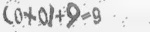
#> input picture preprocess/0.jpg, 150 x 32 px, found by its file name
$ jupyter execute --allow-errors project.ipynb   (shell and % lines are left out)   (older library calls are emulated)
#> lines starting #> are read from the running program, lines starting #| are printed output that depends on the picture
### utils.py
import numpy as np
import pandas as pd
import os
import utils
import config
import time
import cv2
import cv2 as cv
from sklearn.model_selection import train_test_split
from scipy.misc import imread, imresize, imsave

# [143 lines left out: functions denoise_file, preprocess_imgs, label_to_array, sparse_tuple_from, load_batches_internal, load_train_batches and 2 more, not called in this run]

### project.ipynb
# 机器学习工程师纳米学位
## 算式识别

---
## 1. 数据探索

导入数据：

[cell 1]
import numpy as np
import pandas as pd
import os
os.sys.path.append('/anaconda3/envs/style-transfer/lib/python2.7/site-packages')

import cv2
import cv2 as cv

data_root_dir = ''
#> (the rest of this cell did not finish here and is left out)

分割训练集与测试集：

[cell 2]
from sklearn.model_selection import train_test_split

#> (the rest of this cell did not finish here and is left out)

输入数据都是300x64的图片，每张图片中包含一个算式，并且有一个其代表的算式标签。在所有输入的数据中，算式总共有以下三类：
x+x+x=x
(x+x)+x=x
x+(x+x)=x
并且'='左边的数字均为个位数，相应代表的样本如下：

我们将训练集和测试集所有算式中的字符进行统计，结果如下：

[cell 3]
import matplotlib.pyplot as plt
import pprint
# calculate char distribution
type_train = 0
type_test = 1
type_all = 2
data_types = [type_train, type_test, type_all]
# data_types = [type_all]
char_counts = np.zeros((len(data_types), 16)) # each char counts in train and test
total_counts = np.zeros((len(data_types))) #total char counts in train and test
sequence_counts = np.zeros((len(data_types), 3)) #[[x+x+x=x, (x+x)+x=x, x+(x+x)=x]in train, []in test]
char_befor = np.zeros((len(data_types), 16)) #char before '=', [dict in train, dict in test]
char_after = np.zeros((len(data_types), 16)) #char after '=', [dict in train, dict in test]
char_labels = ['(', ')', '*', '+', '-', '0', '1', '2', '3', '4', '5', '6', '7', '8', '9', '=']
results=[[],[],[]]

# [26 lines left out: functions calSeqCounts, itrate_date, not called in this run]
# itrate_date(data_train['label'], 0)
# itrate_date(data_test['label'], 1)
#> (the rest of this cell did not finish here and is left out)

[cell 4]
fig_eq = plt.figure(figsize = (14,6))
ax_eq = []
#> (the rest of this cell did not finish here and is left out)

[cell 5]
# hist of result after '='
fig3 = plt.figure(figsize = (14,6))
ax_results = []
ticks_results = np.arange(start=-50, stop=50,step=10)
bins = np.arange(-50, 110, 10)

ax_hist = fig3.add_subplot(1, 2, 1)
color = 'skyblue'
# hist_counts, hist_bins, patches = ax_hist.hist(results[data_type], bins=bins, color = color, edgecolor='black')
hist_counts, hist_bins, patches = ax_hist.hist(results[data_type], color = color, edgecolor='black')
ax_hist.set_title('all resuls')

ax_hist2 = fig3.add_subplot(1, 2, 2)
ax_hist2.hist(results[data_type], bins=bins, color = color, edgecolor='black')
ax_hist2.set_title('resuls at [-50,100)')
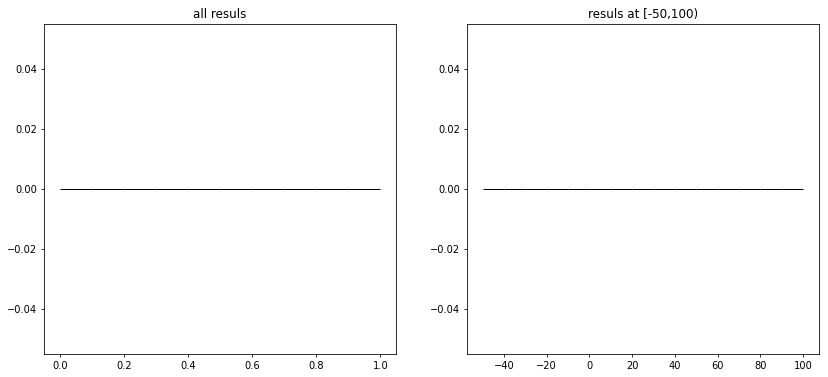
#> figure drawn by matplotlib, 2 panels

通过观察和统计，我们发现以下一些特征和规律：
一、对于每一种算式，其在训练集的占比分别为33.51%，33.11%，33.38%，在测试集的占比分别为33.53%，33.68%，32.79%，可见每种算式的概率基本相同，约为三分之一。
二、各字符在总字符数的占比中，运算符'(',')','\*','+'的比例基本一致，而'-'偏多；为了解释此现象，我们统计了算式中'='前后各字符的数目，发现'='左边的运算符'(',')','\*','+','-'个数基本相同，各数字字符的个数也基本相同；但位于'='右边的字符中，运算符中只可能存在字符'-'，原因是运算结果可能为负数，但结果中不需要其他运算符。因此在算式的'='左边，各运算符出现的概率相同。
三、各字符在总字符数中的占比中，数字字符中的‘1’数目明显多于其他数字，且其他数字字符从小到大存在递减趋势。因为结果中的数字分布受'='左侧的算式影响，而非平均概率分布，我们将每个算式结果的值进行统计画出直方图，为方便观察，图中展示了结果在[-50,100)区间的分布情况，可清晰的观察到[0,10)区间的值最多，其次为[10,20)，[-10,0)等，分布从中间向两边递减，由此可以解释为什么'='右边的数字字符中‘1’的个数最多，其他数字字符个数从小到达递减。因此在算式的'='左边，各数字的出现概率相同。
四、每个算式中有且仅有一个'='字符。
从以上几点可以看出数据样本在三种算式的分布上很平均，在算式的'='左侧选择运算符和数字的概率也很平均，因此数据很完整的覆盖了所有字符样本，可以作为可靠的输入，而且以上统计图中训练集的分布与测试集的分布基本一致，可以作为可靠的训练集和测试集。

[cell 6]
import multiprocessing
from tqdm import tqdm

cores = multiprocessing.cpu_count()
pool = multiprocessing.Pool(processes=cores)

flat_array = []
# [9 lines left out: function get_rgb, not called in this run]

file_paths=[]
a = 0
#> (the rest of this cell did not finish here and is left out)

[cell 7]
fig = plt.figure(figsize = (7,6))
ax = fig.add_subplot(1, 1, 1)
colors = ['salmon','springgreen','skyblue']
# bins = np.arange(0, 245, 5)
bins = np.arange(0, 265, 5)
print(bins)
n, bins, patchs = ax.hist(flat_array, edgecolor='black', bins=bins)#, label=['r','g','b'], color=colors)
ax.legend(prop={'size': 10})
plt.show()
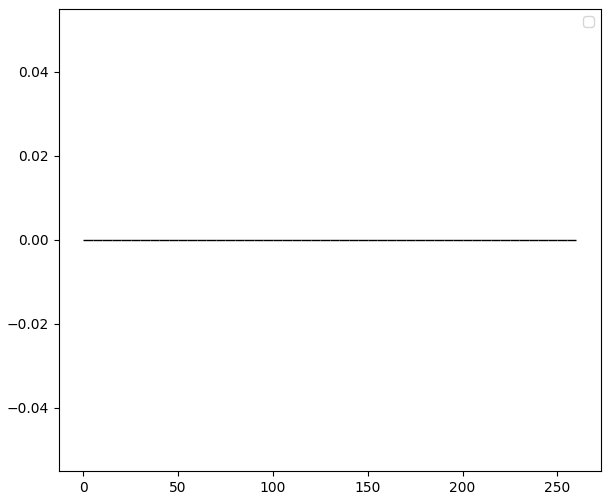
#> figure drawn by matplotlib, 1 panel

[cell 8]
gray_means = []
gray_std = []
a = 0
#> (the rest of this cell did not finish here and is left out)

## 2. 数据预处理

### 2.1转灰度图

[cell 9]
img = cv2.imread('0.jpg')
#> img is the input picture: shape (32, 150, 3); min 76, max 254, mean 221.3
# cv2.imshow('image', img)
rgb = cv2.cvtColor(img, cv2.COLOR_BGR2RGB)
gray = cv2.cvtColor(img, cv2.COLOR_BGR2GRAY)
plt.imshow(rgb)
plt.title('origin input')
plt.show()
plt.imshow(gray, cmap='gray')
plt.title('transfer to gray image')

# [6 lines of commented-out code are left out]

plt.show()

### 2.2提高对比度

[cell 10]
def show_img_hist(img):
    hist,bins = np.histogram(img.flatten(),256,[0,256])
    cdf = hist.cumsum()
# [4 lines of commented-out code are left out]
    cdf_normalized = cdf * float(hist.max()) / cdf.max()

    plt.plot(cdf_normalized, color = 'b')
    plt.hist(img.flatten(),256,[0,256], color = 'r')
    plt.xlim([0,256])
    plt.legend(('cdf','histogram'), loc = 'upper left')
    plt.show()
#     return cdf
img = cv2.imread('37.jpg')
#> (the rest of this cell did not finish here and is left out)

[cell 11]
# [5 lines of commented-out code are left out]
img = cv2.imread('0.jpg')
gray = cv2.cvtColor(img, cv2.COLOR_BGR2GRAY)
equ = cv.equalizeHist(gray)
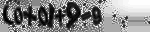
#> equ: shape (32, 150); min 0, max 255, mean 134.4
clahe = cv.createCLAHE(clipLimit=2.0, tileGridSize=(8,8))
clahe2 = cv.createCLAHE(clipLimit=2.0, tileGridSize=(1,1))
clahe3 = cv.createCLAHE(clipLimit=4.0, tileGridSize=(1,1))
cl1 = clahe.apply(gray)
cl2 = clahe2.apply(gray)
cl3 = clahe3.apply(gray)
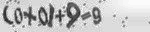
#> cl3: shape (32, 150); min 39, max 255, mean 193.9
# res = np.hstack((gray,equ)) #stacking images side-by-side
# cv.imwrite('res.jpg',res)
plt.imshow(gray, cmap='gray')
plt.show()
plt.imshow(equ, cmap='gray')
plt.show()
# plt.imshow(cl1, cmap='gray')
# plt.show()
plt.imshow(cl2, cmap='gray')
plt.show()
# plt.imshow(cl3, cmap='gray')
# plt.show()
show_img_hist(gray)
#> in show_img_hist, `hist,bins = np.histogram(img.flatten(),256,[0,256])`: hist = 256 values, max 655 at index 242, min 0 at index 0, mean 18.75; bins = 257 values from 0 to 256
#> in show_img_hist, `cdf = hist.cumsum()`: cdf = 256 values from 0 to 4800
#> in show_img_hist, `cdf_normalized = cdf * float(hist.max()) / cdf.max()`: cdf_normalized = 256 values from 0 to 655
#> in show_img_hist, `plt.show()`:
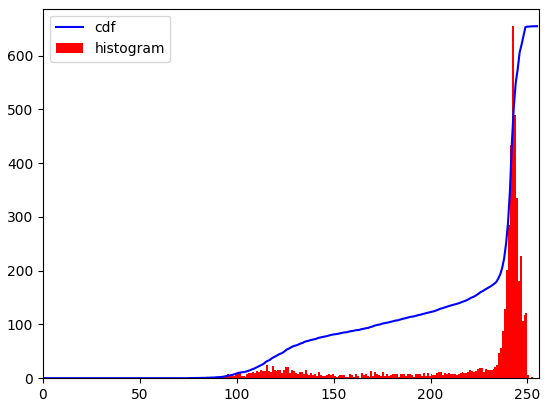
#> figure drawn by matplotlib, 1 panel; tallest bar 655 high, from x = 242 to 243; curve peaks at x = 254, y = 655
show_img_hist(equ)
#> in show_img_hist (call 2), `hist,bins = np.histogram(img.flatten(),256,[0,256])`: hist = 256 values, max 655 at index 170, min 0 at index 11, mean 18.75
#> in show_img_hist (call 2), `cdf = hist.cumsum()`: cdf = 256 values from 9 to 4800
#> in show_img_hist (call 2), `cdf_normalized = cdf * float(hist.max()) / cdf.max()`: cdf_normalized = 256 values from 1.23 to 655
#> in show_img_hist (call 2), `plt.show()`:
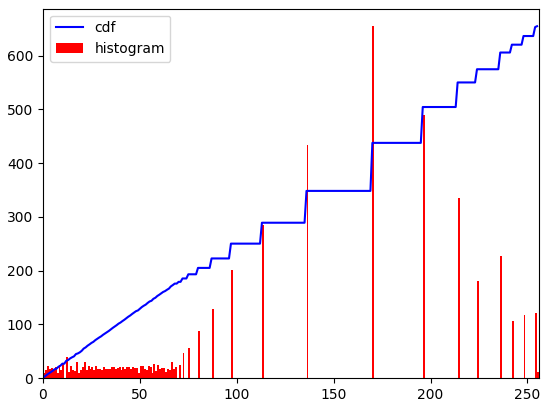
#> figure drawn by matplotlib, 1 panel; tallest bar 655 high, from x = 170 to 171; curve peaks at x = 255, y = 655
# show_img_hist(cl1)
show_img_hist(cl2)
#> in show_img_hist (call 3), `hist,bins = np.histogram(img.flatten(),256,[0,256])`: hist = 256 values, max 655 at index 233, min 0 at index 0, mean 18.75
#> in show_img_hist (call 3), `cdf = hist.cumsum()`: cdf = 256 values from 0 to 4800
#> in show_img_hist (call 3), `cdf_normalized = cdf * float(hist.max()) / cdf.max()`: cdf_normalized = 256 values from 0 to 655
#> in show_img_hist (call 3), `plt.show()`:
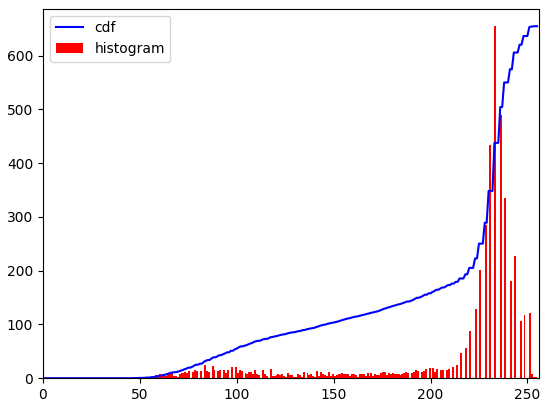
#> figure drawn by matplotlib, 1 panel; tallest bar 655 high, from x = 233 to 234; curve peaks at x = 254, y = 655
# show_img_hist(cl3)

### 2.3 去除噪点

[cell 12]
from skimage.restoration import (denoise_tv_chambolle, denoise_bilateral,
                                 denoise_wavelet, estimate_sigma)

ncols = 2
fig, ax = plt.subplots(nrows=4, ncols=ncols, figsize=(14, 12), sharex=True, sharey=True)

blurs = []
img = cv2.imread('37.jpg')
#> (the rest of this cell did not finish here and is left out)

[cell 13]
import time

k_size = 6
diff_thre = 40
# [35 lines left out: functions calPatch, denoise, not called in this run]


img = cv2.imread('Mathematical_Expression_Recognition_train/train/1.jpg')
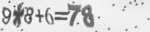
#> input picture preprocess/1.jpg, 150 x 32 px, found by its file name
#> img is the input picture: shape (32, 150, 3); min 49, max 254, mean 213
gray = cv2.cvtColor(img, cv2.COLOR_BGR2GRAY)
clahe = cv.createCLAHE(clipLimit=2.0, tileGridSize=(1,1))
cl1 = clahe.apply(gray)
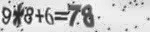
#> cl1: shape (32, 150); min 28, max 254, mean 198.9
# [9 lines of commented-out code are left out]

fig, ax = plt.subplots(nrows=2, ncols=2, figsize=(14, 6), sharex=True, sharey=True)

rgb = cv.cvtColor(img, cv2.COLOR_BGR2RGB)
ax[0,0].imshow(rgb)
ax[0,0].axis('off')
ax[0,0].set_title('input')

ax[0,1].imshow(gray, cmap='gray')
ax[0,1].axis('off')
ax[0,1].set_title('gray')

# denoise(cl1)
ax[1,0].imshow(cl1, cmap='gray')
ax[1,0].axis('off')
ax[1,0].set_title('contrast')

blur = cv.medianBlur(cl1,5)
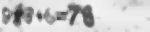
#> blur: shape (32, 150); min 45, max 247, mean 202.2
ax[1,1].imshow(blur, cmap='gray')
ax[1,1].axis('off')
ax[1,1].set_title('medianBlur')

fig.tight_layout()
plt.show()

# [7 lines of commented-out code are left out]

[cell 14]
# [14 lines left out: function denoise_file, not called in this run]
#     print('time elapse(ms):', duration)

a = 0
#> (the rest of this cell did not finish here and is left out)

[cell 15]
import utils
import importlib
mod_utils = importlib.import_module('utils')
importlib.reload(mod_utils)

#> (the rest of this cell did not finish here and is left out)


[cell 16]
import cv2
import cv2 as cv
import matplotlib.pyplot as plt

file = '99999.jpg'
img = cv2.imread('train/'+file)
#> (the rest of this cell did not finish here and is left out)

[cell 17]
import utils
import importlib
mod_utils = importlib.import_module('utils')
importlib.reload(mod_utils)

#> (the rest of this cell did not finish here and is left out)
